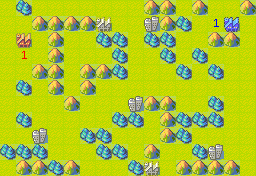

The image is a tile-based game level rendered from a .tmx file. Its description and complete source (layers, tilesets, objects, tile grids) follow:
An orthogonal 16x11 tile map with 16x16 px tiles, 1 tile layer (Tile Layer 1).

<map version="1.0" orientation="orthogonal" width="16" height="11" tilewidth="16" tileheight="16">
 <tileset firstgid="1" name="uzebox-tactics" tilewidth="16" tileheight="16">
  <image source="tiles.png" width="128" height="128" />
  <terraintypes>
   <terrain name="PL" tile="1" />
   <terrain name="MO" tile="2" />
   <terrain name="FO" tile="3" />
   <terrain name="CT|NEU" tile="8" />
   <terrain name="CT|PL1" tile="9" />
   <terrain name="CT|PL2" tile="10" />
   <terrain name="BS|NEU" tile="16" />
   <terrain name="BS|PL1" tile="17" />
   <terrain name="BS|PL2" tile="18" />
  </terraintypes>
 </tileset>
 <layer name="Tile Layer 1" width="16" height="11">
  <data>
   <tile gid="2" />
   <tile gid="4" />
   <tile gid="2" />
   <tile gid="2" />
   <tile gid="2" />
   <tile gid="2" />
   <tile gid="2" />
   <tile gid="2" />
   <tile gid="2" />
   <tile gid="3" />
   <tile gid="3" />
   <tile gid="2" />
   <tile gid="3" />
   <tile gid="2" />
   <tile gid="2" />
   <tile gid="3" />
   <tile gid="2" />
   <tile gid="2" />
   <tile gid="3" />
   <tile gid="3" />
   <tile gid="3" />
   <tile gid="3" />
   <tile gid="17" />
   <tile gid="2" />
   <tile gid="2" />
   <tile gid="9" />
   <tile gid="3" />
   <tile gid="4" />
   <tile gid="2" />
   <tile gid="26" />
   <tile gid="19" />
   <tile gid="2" />
   <tile gid="2" />
   <tile gid="18" />
   <tile gid="2" />
   <tile gid="3" />
   <tile gid="2" />
   <tile gid="2" />
   <tile gid="4" />
   <tile gid="4" />
   <tile gid="2" />
   <tile gid="4" />
   <tile gid="4" />
   <tile gid="2" />
   <tile gid="2" />
   <tile gid="3" />
   <tile gid="3" />
   <tile gid="2" />
   <tile gid="2" />
   <tile gid="25" />
   <tile gid="2" />
   <tile gid="3" />
   <tile gid="2" />
   <tile gid="2" />
   <tile gid="2" />
   <tile gid="4" />
   <tile gid="2" />
   <tile gid="2" />
   <tile gid="4" />
   <tile gid="2" />
   <tile gid="4" />
   <tile gid="2" />
   <tile gid="2" />
   <tile gid="2" />
   <tile gid="2" />
   <tile gid="2" />
   <tile gid="3" />
   <tile gid="3" />
   <tile gid="2" />
   <tile gid="3" />
   <tile gid="3" />
   <tile gid="4" />
   <tile gid="2" />
   <tile gid="2" />
   <tile gid="2" />
   <tile gid="4" />
   <tile gid="2" />
   <tile gid="4" />
   <tile gid="2" />
   <tile gid="2" />
   <tile gid="2" />
   <tile gid="4" />
   <tile gid="2" />
   <tile gid="3" />
   <tile gid="2" />
   <tile gid="3" />
   <tile gid="2" />
   <tile gid="2" />
   <tile gid="2" />
   <tile gid="2" />
   <tile gid="2" />
   <tile gid="2" />
   <tile gid="2" />
   <tile gid="2" />
   <tile gid="2" />
   <tile gid="2" />
   <tile gid="2" />
   <tile gid="2" />
   <tile gid="2" />
   <tile gid="2" />
   <tile gid="3" />
   <tile gid="2" />
   <tile gid="2" />
   <tile gid="2" />
   <tile gid="9" />
   <tile gid="3" />
   <tile gid="3" />
   <tile gid="2" />
   <tile gid="2" />
   <tile gid="4" />
   <tile gid="2" />
   <tile gid="2" />
   <tile gid="2" />
   <tile gid="4" />
   <tile gid="2" />
   <tile gid="2" />
   <tile gid="2" />
   <tile gid="2" />
   <tile gid="2" />
   <tile gid="4" />
   <tile gid="4" />
   <tile gid="2" />
   <tile gid="3" />
   <tile gid="4" />
   <tile gid="4" />
   <tile gid="4" />
   <tile gid="2" />
   <tile gid="2" />
   <tile gid="2" />
   <tile gid="2" />
   <tile gid="9" />
   <tile gid="2" />
   <tile gid="2" />
   <tile gid="4" />
   <tile gid="4" />
   <tile gid="2" />
   <tile gid="2" />
   <tile gid="2" />
   <tile gid="3" />
   <tile gid="4" />
   <tile gid="2" />
   <tile gid="2" />
   <tile gid="2" />
   <tile gid="2" />
   <tile gid="4" />
   <tile gid="4" />
   <tile gid="4" />
   <tile gid="2" />
   <tile gid="2" />
   <tile gid="2" />
   <tile gid="4" />
   <tile gid="4" />
   <tile gid="2" />
   <tile gid="3" />
   <tile gid="2" />
   <tile gid="2" />
   <tile gid="4" />
   <tile gid="9" />
   <tile gid="2" />
   <tile gid="2" />
   <tile gid="2" />
   <tile gid="3" />
   <tile gid="3" />
   <tile gid="4" />
   <tile gid="3" />
   <tile gid="2" />
   <tile gid="2" />
   <tile gid="2" />
   <tile gid="4" />
   <tile gid="17" />
   <tile gid="2" />
   <tile gid="3" />
   <tile gid="3" />
   <tile gid="3" />
   <tile gid="3" />
   <tile gid="2" />
  </data>
 </layer>
</map>